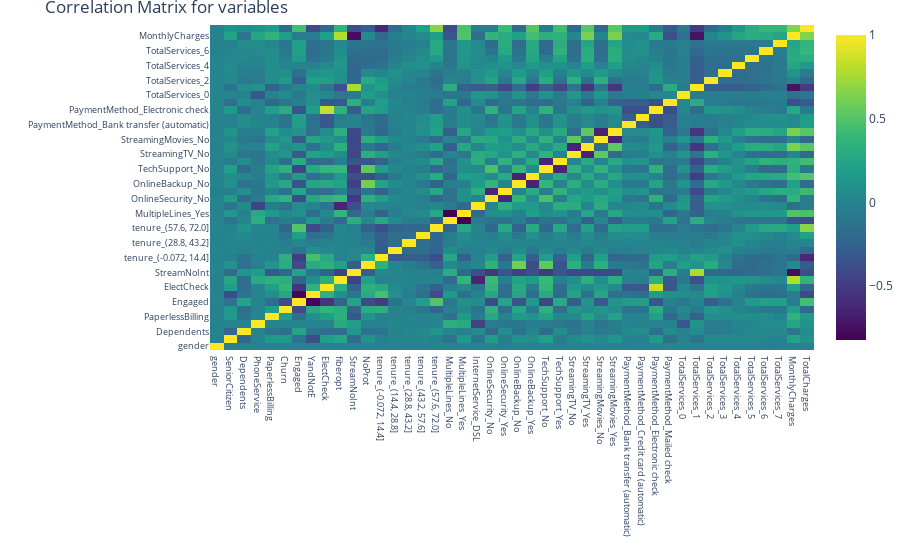

The notebook cell this image was saved under:
### Code cell
correlation_plot()

### Figure 1 — Plotly figure (JSON) as saved in the notebook; plotly's stock layout.template omitted (floating-point values rounded to 4 significant figures; data arrays with more than 128 entries replaced by an {"elided": "..."} marker saying what was removed)
{"data": [{"colorscale": [[0, "#440154"], [0.1111, "#482878"], [0.2222, "#3e4989"], [0.3333, "#31688e"], [0.4444, "#26828e"], [0.5556, "#1f9e89"], [0.6667, "#35b779"], [0.7778, "#6ece58"], [0.8889, "#b5de2b"], [1, "#fde725"]], "type": "heatmap", "x": ["gender", "SeniorCitizen", "Dependents", "PhoneService", "PaperlessBilling", "Churn", "Engaged", "YandNotE", "ElectCheck", "fiberopt", "StreamNoInt", "NoProt", "tenure_(-0.072, 14.4]", "tenure_(14.4, 28.8]", "tenure_(28.8, 43.2]", "tenure_(43.2, 57.6]", "tenure_(57.6, 72.0]", "MultipleLines_No", "MultipleLines_Yes", "InternetService_DSL", "OnlineSecurity_No", "OnlineSecurity_Yes", "OnlineBackup_No", "OnlineBackup_Yes", "TechSupport_No", "TechSupport_Yes", "StreamingTV_No", "StreamingTV_Yes", "StreamingMovies_No", "StreamingMovies_Yes", "PaymentMethod_Bank transfer (automatic)", "PaymentMethod_Credit card (automatic)", "PaymentMethod_Electronic check", "PaymentMethod_Mailed check", "TotalServices_0", "TotalServices_1", "TotalServices_2", "TotalServices_3", "TotalServices_4", "TotalServices_5", "TotalServices_6", "TotalServices_7", "MonthlyCharges", "TotalCharges"], "y": ["gender", "SeniorCitizen", "Dependents", "PhoneService", "PaperlessBilling", "Churn", "Engaged", "YandNotE", "ElectCheck", "fiberopt", "StreamNoInt", "NoProt", "tenure_(-0.072, 14.4]", "tenure_(14.4, 28.8]", "tenure_(28.8, 43.2]", "tenure_(43.2, 57.6]", "tenure_(57.6, 72.0]", "MultipleLines_No", "MultipleLines_Yes", "InternetService_DSL", "OnlineSecurity_No", "OnlineSecurity_Yes", "OnlineBackup_No", "OnlineBackup_Yes", "TechSupport_No", "TechSupport_Yes", "StreamingTV_No", "StreamingTV_Yes", "StreamingMovies_No", "StreamingMovies_Yes", "PaymentMethod_Bank transfer (automatic)", "PaymentMethod_Credit card (automatic)", "PaymentMethod_Electronic check", "PaymentMethod_Mailed check", "TotalServices_0", "TotalServices_1", "TotalServices_2", "TotalServices_3", "TotalServices_4", "TotalServices_5", "TotalServices_6", "TotalServices_7", "MonthlyCharges", "TotalCharges"], "z": {"elided": "44x44 float values"}}], "layout": {"margin": {"b": 210, "l": 210, "r": 0, "t": 25}, "title": {"text": "Correlation Matrix for variables"}, "xaxis": {"tickfont": {"size": 9}}, "yaxis": {"tickfont": {"size": 9}}}}
